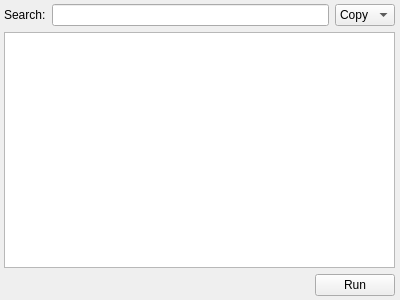
<?xml version="1.0" encoding="UTF-8"?>
<ui version="4.0">
 <class>ScriptWindow</class>
 <widget class="QDockWidget" name="ScriptWindow">
  <property name="geometry">
   <rect>
    <x>0</x>
    <y>0</y>
    <width>400</width>
    <height>300</height>
   </rect>
  </property>
  <property name="windowTitle">
   <string>Script</string>
  </property>
  <widget class="QWidget" name="dockWidgetContents">
   <layout class="QVBoxLayout" name="verticalLayout_2">
    <property name="leftMargin">
     <number>4</number>
    </property>
    <property name="topMargin">
     <number>4</number>
    </property>
    <property name="rightMargin">
     <number>5</number>
    </property>
    <property name="bottomMargin">
     <number>4</number>
    </property>
    <item>
     <layout class="QVBoxLayout" name="verticalLayout">
      <item>
       <layout class="QHBoxLayout" name="horizontalLayout">
        <item>
         <widget class="QLabel" name="label">
          <property name="text">
           <string>Search:</string>
          </property>
         </widget>
        </item>
        <item>
         <widget class="QLineEdit" name="lineEdit"/>
        </item>
        <item>
         <widget class="QComboBox" name="comboBox">
          <item>
           <property name="text">
            <string>Copy</string>
           </property>
          </item>
          <item>
           <property name="text">
            <string>Clear</string>
           </property>
          </item>
         </widget>
        </item>
       </layout>
      </item>
      <item>
       <widget class="QPlainTextEdit" name="scriptTextEdit"/>
      </item>
     </layout>
    </item>
    <item>
     <layout class="QHBoxLayout" name="horizontalLayout_2">
      <item>
       <spacer name="horizontalSpacer">
        <property name="orientation">
         <enum>Qt::Horizontal</enum>
        </property>
        <property name="sizeHint" stdset="0">
         <size>
          <width>40</width>
          <height>20</height>
         </size>
        </property>
       </spacer>
      </item>
      <item>
       <widget class="QPushButton" name="pushButton">
        <property name="text">
         <string>Run</string>
        </property>
        <property name="normal" stdset="0">
         <bool>true</bool>
        </property>
       </widget>
      </item>
     </layout>
    </item>
   </layout>
  </widget>
 </widget>
 <resources>
  <include location="../rizekqsseditor.qrc"/>
 </resources>
 <connections/>
</ui>
